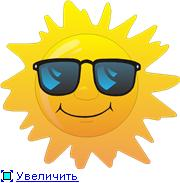
#> input picture QUESTÃO39/4c66bbf0ef9et.jpg, 180 x 183 px
$ python 'QUESTÃO39.py'
#> lines starting #> are read from the running program, lines starting #| are printed output that depends on the picture; after the words box and inside, x2 and y2 are one past the last pixel; in counts of white or black regions, pixels touching at a corner belong together
#Abrir uma imagem colorida, transformar para tom de cinza e aplique a limiarização de otsu. Apliquem o método cvErode de forma iterativa, apresentando o resultado de cada iteração, verificando o que o método causa. Utilize um elemento estruturante com uma linha e três colunas, com a referencia no centro, então o objeto deve diminuir apenas na vertical, pois o elemento estruturante é vertical. O objeto deve ser branco e o fundo preto.

import cv2

#abrir uma imagem colorida
imcolor = cv2.imread('4c66bbf0ef9et.jpg')
#> imcolor is the input picture: shape (183, 180, 3); mean B, G, R 137.6, 207.9, 227.5

#transformar para tom de cinza
imcinza = cv2.cvtColor(imcolor, cv2.COLOR_BGR2GRAY)
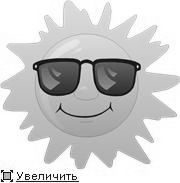
#> imcinza: shape (183, 180); min 2, max 255, mean 205.7
cv2.imshow('imagem transformada para tom de cinza', imcinza)

#aplique a limiarização de otsu. retval, dst=	cv.threshold(	src, thresh, maxval, type[, dst])
#parametros são, respectivamente, imagem, valor de limiarização, maáximo valor para ser usado com os tipos de limiarizaçao e por fim o tipo de limiarização.
ret, imlim = cv2.threshold(imcinza, 0, 255, cv2.THRESH_BINARY_INV+cv2.THRESH_OTSU)
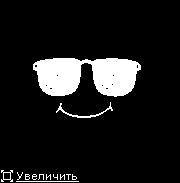
#> imlim: shape (183, 180); 10.4% white; 13 white regions (9 under 20 px), largest, box (x1, y1, x2, y2) and area: (33, 58, 141, 97) 3033, (56, 102, 113, 118) 137, (16, 181, 79, 182) 63, (1, 170, 13, 182) 52
#> ret = 145
cv2.imshow('imagem limiarizada por otsu', imlim)

#Utilize um elemento estruturante com uma linha e três colunas, com a referencia no centro, então o objeto deve diminuir apenas na vertical, pois o elemento estruturante é vertical.
n_array = cv2.getStructuringElement(cv2.MORPH_RECT, (1, 3))

#Apliquem o método cvErode de forma iterativa, apresentando o resultado de cada iteração
for i in range(9):
    erode = cv2.erode(imlim, n_array,iterations=i)

    cv2.imshow('imagem erodizzada', erode)
    cv2.waitKey(1000)
#> this loop made 9 passes
#> pass 2, `erode = cv2.erode(imlim, n_array,iterations=i)`:
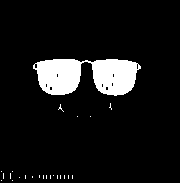
#> erode: shape (183, 180); 8.7% white; 24 white regions (23 under 20 px), largest, box (x1, y1, x2, y2) and area: (33, 59, 141, 96) 2793
#> pass 3, `erode = cv2.erode(imlim, n_array,iterations=i)`:
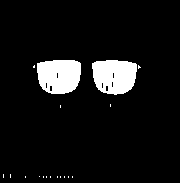
#> erode: shape (183, 180); 7.9% white; 18 white regions (16 under 20 px), largest, box (x1, y1, x2, y2) and area: (92, 60, 137, 95) 1274, (37, 60, 81, 94) 1272
